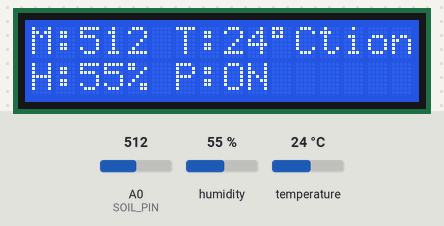
The sketch below on a simulated ESP8266 (NodeMCU). Parts: 16×2 character LCD. The inputs (shaded band) are chosen by the test bench; at power-on: A0 (SOIL_PIN) = 512, humidity 55 %, temperature 24 °C. WiFi joins after 1.5 s; servers stay silent unless stated.

Above: at 4.4 s.
4.5 s: A0 (SOIL_PIN) set to 426
At 6.8 s:
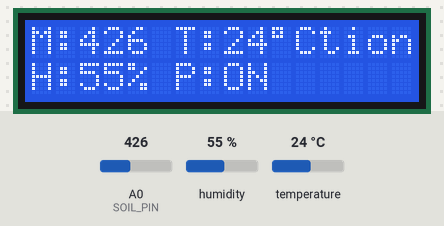
7.3 s: A0 (SOIL_PIN) set to 395
At 9.0 s:
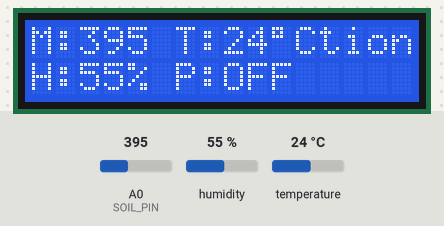
9.3 s: A0 (SOIL_PIN) set to 104
At 11.0 s:
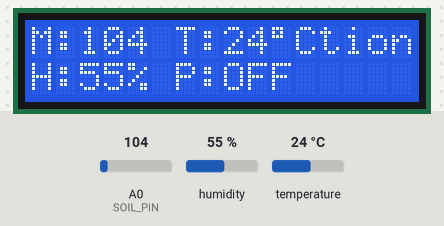
11.3 s: A0 (SOIL_PIN) set to 93
At 12.3 s:
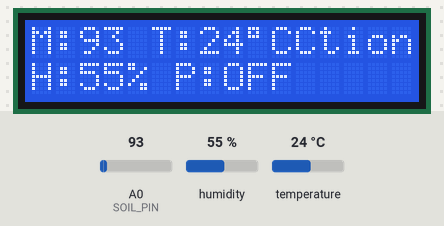
13.3 s: A0 (SOIL_PIN) set to 0
At 14.1 s:
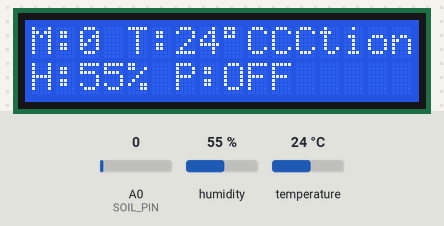
15.3 s: A0 (SOIL_PIN) set to 8
17.3 s: A0 (SOIL_PIN) set to 11
At 18.4 s:
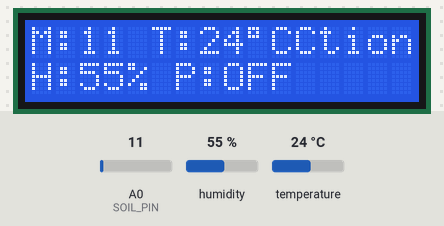
Timing chart, 0 to 20.3 s (numbered marks = the images above; inputs shaded):
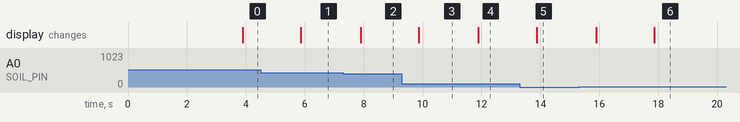

The sketch:

Main_Code.ino
```cpp
/************** IoT-Enabled Smart Irrigation System **************/
#include <ESP8266WiFi.h>
#include <BlynkSimpleEsp8266.h>
#include <LiquidCrystal.h>
#include <DHT.h>

// ---------------- WiFi + Blynk Setup ----------------
char auth[] = "X7f8dK9L3mQ2wT1zV6pB5aN0cR";
char ssid[] = "SmartFarm_IoT_WiFi";
char pass[] = "Manisha484#";


// ---------------- Pin Definitions ----------------
#define SOIL_PIN A0
#define RELAY_PIN D1
#define DHTPIN D2
#define DHTTYPE DHT11

DHT dht(DHTPIN, DHTTYPE);
LiquidCrystal lcd(12, 11, 5, 4, 3, 2);

int threshold = 410;  // Soil moisture threshold
int pumpStatus = 0;   // 0 = OFF, 1 = ON

BlynkTimer timer;

// ---------------- Pump Control Function ----------------
void controlPump() {
  int moisture = analogRead(SOIL_PIN);
  float temp = dht.readTemperature();
  float humid = dht.readHumidity();

  // Send data to Blynk App
  Blynk.virtualWrite(V1, moisture);
  Blynk.virtualWrite(V2, temp);
  Blynk.virtualWrite(V3, humid);
  Blynk.virtualWrite(V4, pumpStatus);

  // LCD Display
  lcd.setCursor(0,0);
  lcd.print("M:"); lcd.print(moisture);
  lcd.print(" T:"); lcd.print(temp,0); lcd.print((char)223); lcd.print("C");

  lcd.setCursor(0,1);
  lcd.print("H:"); lcd.print(humid,0); lcd.print("% P:");

  if (moisture > threshold && pumpStatus == 0) {
    digitalWrite(RELAY_PIN, HIGH);  // Pump ON
    pumpStatus = 1;
    Blynk.notify("Pump Turned ON - Soil Dry");
  } else if (moisture <= threshold && pumpStatus == 1) {
    digitalWrite(RELAY_PIN, LOW);   // Pump OFF
    pumpStatus = 0;
    Blynk.notify("Pump Turned OFF - Soil Wet");
  }

  lcd.print(pumpStatus ? "ON " : "OFF");
}

// ---------------- Manual Control from App ----------------
BLYNK_WRITE(V5) {
  int pinValue = param.asInt();
  if (pinValue == 1) {
    digitalWrite(RELAY_PIN, HIGH);
    pumpStatus = 1;
  } else {
    digitalWrite(RELAY_PIN, LOW);
    pumpStatus = 0;
  }
}

// ---------------- Setup ----------------
void setup() {
  Serial.begin(9600);
  pinMode(RELAY_PIN, OUTPUT);
  digitalWrite(RELAY_PIN, LOW);
  lcd.begin(16,2);
  lcd.print("Smart Irrigation");
  dht.begin();

  Blynk.begin(auth, ssid, pass);
  timer.setInterval(2000L, controlPump); // every 2 sec
}

// ---------------- Loop ----------------
void loop() {
  Blynk.run();
  timer.run();
}
```

Measured:
- the behaviour switches between 411 and 410 on A0 (SOIL_PIN) (found by bisection; images 1 and 2)
- the behaviour switches between 100 and 99 on A0 (SOIL_PIN) (found by bisection; images 3 and 4)
- the behaviour switches between 9 and 10 on A0 (SOIL_PIN) (found by bisection; images 5 and 6)
- after the input at 4.5 s, the display: changes after 1.4 s (image 1)
- after the input at 7.3 s, the display: changes after 0.59 s (image 2)
- after the input at 9.3 s, the display: changes after 0.57 s (image 3)
- after the input at 11.3 s, the display: changes after 0.59 s (image 4)
- after the input at 13.3 s, the display: changes after 0.57 s (image 5)
- after the input at 17.3 s, the display: changes after 0.57 s (image 6)
